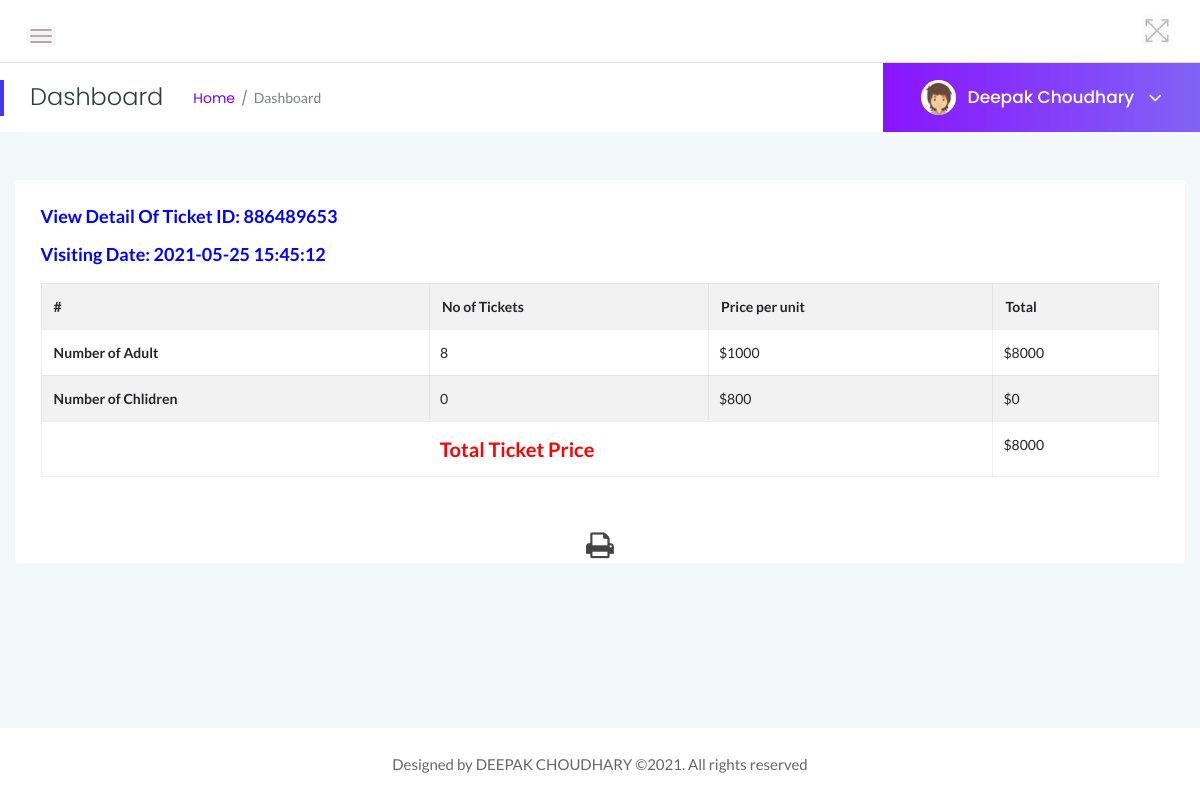
Screenshot of /admin/view-foreigner-ticket.php?viewid=2 (signed in) with the database file from the repository.
### tables this page shows
CREATE TABLE `tblticforeigner` (
  `ID` int(10) NOT NULL,
  `TicketID` varchar(200) DEFAULT NULL,
  `NoAdult` int(10) DEFAULT NULL,
  `NoChildren` int(10) DEFAULT NULL,
  `AdultUnitprice` varchar(50) DEFAULT NULL,
  `ChildUnitprice` varchar(50) DEFAULT NULL,
  `PostingDate` timestamp NULL DEFAULT current_timestamp()
);

### admin/view-foreigner-ticket.php (the view, shortened to what this page needs)
<?php
include('includes/dbconnection.php');
if (strlen($_SESSION['zmsaid']==0)) {
  header('location:logout.php');
  } else{
  ?>
<!doctype html>
<html class="no-js" lang="en">
<head>
    <link rel="stylesheet" href="assets/css/bootstrap.min.css">
    <link rel="stylesheet" href="assets/css/font-awesome.min.css">
    <link rel="stylesheet" href="assets/css/themify-icons.css">
    <link rel="stylesheet" href="assets/css/metisMenu.css">
    <link rel="stylesheet" href="assets/css/owl.carousel.min.css">
    <link rel="stylesheet" href="assets/css/slicknav.min.css">
    <link rel="stylesheet" href="https://www.amcharts.com/lib/3/plugins/export/export.css" type="text/css" media="all" />
    <link rel="stylesheet" href="assets/css/typography.css">
    <link rel="stylesheet" href="assets/css/default-css.css">
    <link rel="stylesheet" href="assets/css/styles.css">
    <link rel="stylesheet" href="assets/css/responsive.css">
</head>
<body>
    <div class="page-container">
        <div class="main-content">
          <?php include_once('includes/header.php');?>
           <?php include_once('includes/pagetitle.php');?>
            <div class="main-content-inner">
                <div class="row">
                    <div class="col-lg-12 col-ml-12">
                        <div class="row">
                            <div class="col-12 mt-5">
                                <div class="card">
                                    <div class="card-body" id="exampl">
                                        <?php
 $vid=$_GET['viewid'];
$ret=mysqli_query($con,"select * from tblticforeigner where ID='$vid'");
while ($row=mysqli_fetch_array($ret)) {
?>
                                        <h4 class="header-title" style="color: blue">View Detail of Ticket ID: <?php  echo $row['TicketID'];?></h4>
                                        <h5 class="header-title" style="color: blue">Visiting Date: <?php  echo $row['PostingDate'];?></h5>
                                        <table border="1" class="table table-striped table-bordered first" >
                              <tr>
                                                <th>#</th>
                                                <th>No of Tickets</th>
                                                <th>Price per unit</th>
                                                <th>Total</th>
                                            </tr>
                                <tr>
                                    <th >Number of Adult </th>
                                    <td style="padding-left: 10px"><?php  echo $noadult=$row['NoAdult'];?></td>
                                     <td style="padding-left: 10px">$<?php  echo $cup=$row['AdultUnitprice'];?></td>
                                     <td style="padding-left: 10px">$<?php  echo $ta=$cup*$noadult;?></td>
                                </tr>
                                <tr>
                                    <th>Number of Chlidren </th>
                                    <td style="padding-left: 10px"><?php  echo $nochild=$row['NoChildren'];?></td>
                                    <td style="padding-left: 10px">$<?php  echo $aup=$row['ChildUnitprice'];?></td>
                                     <td style="padding-left: 10px">$<?php  echo $tc=$aup*$nochild;?></td>
                                </tr>
                                 <tr>
                                    <th style="text-align: center;color: red;font-size: 20px" colspan="3">Total Ticket Price</th>
                                    <td style="padding-left: 10px;">$<?php  echo ($ta+$tc);?></td>
                                </tr>
                                </table>
                                    </div>
                                    <?php } ?>
                                     <p style="margin-top:1%"  align="center">
  <i class="fa fa-print fa-2x" style="cursor: pointer;"  OnClick="CallPrint(this.value)" ></i>
</p>
                                </div>
                            </div>
                        </div>
                    </div>
                </div>
            </div>
        </div>
        <?php include_once('includes/footer.php');?>
    </div>
</body>
</html>
<?php }  ?>

### admin/includes/pagetitle.php (shortened to what this page needs)
<?php
include('includes/dbconnection.php');
?>
<div class="page-title-area">
                <div class="row align-items-center">
                    <div class="col-sm-6">
                        <div class="breadcrumbs-area clearfix">
                            <h4 class="page-title pull-left">Dashboard</h4>
                            <ul class="breadcrumbs pull-left">
                                <li><a href="dashboard.php">Home</a></li>
                                <li><span>Dashboard</span></li>
                            </ul>
                        </div>
                    </div>
                    <div class="col-sm-6 clearfix">
                        <div class="user-profile pull-right">
                            <img class="avatar user-thumb" src="assets/images/author/avatar.png" alt="avatar">
                            <?php
$adid=$_SESSION['zmsaid'];
$ret=mysqli_query($con,"select AdminName from tbladmin where ID='$adid'");
$row=mysqli_fetch_array($ret);
$name=$row['AdminName'];
?>
                            <h4 class="user-name dropdown-toggle" data-toggle="dropdown"><?php echo $name; ?> <i class="fa fa-angle-down"></i></h4>
                        </div>
                    </div>
                </div>
            </div>

### admin/assets/css/styles.css (style rules this page uses)
.page-container { width: 100%; height: 100%; min-height: 100vh; padding-left: 280px; -webkit-transition: padding-left 0.3s ease 0s; transition: padding-left 0.3s ease 0s; }
.card { border: none; border-radius: 4px; background-color: #fff; -webkit-transition: all 0.3s ease 0s; transition: all 0.3s ease 0s; }
.card-body { padding: 25.6px; padding: 1.6rem; }
.main-content { width: 100%; background: #F3F8FB; }
.main-content-inner { padding: 0 30px 50px; }
.page-title-area { padding: 0 30px; background: #fff; position: relative; }
.page-title-area:before { content: ''; position: absolute; left: 0; top: 50%; width: 4px; height: 36px; background: var(--primary-color); -webkit-transform: translateY(-50%); transform: translateY(-50%); }
.page-title { font-size: 24px; font-weight: 300; color: #313b3d; letter-spacing: 0; margin-right: 30px; }
ul.breadcrumbs { margin-top: 4px; }
.breadcrumbs li { display: inline-block; }
.breadcrumbs li a, .breadcrumbs li span { display: block; font-size: 14px; font-weight: 400; color: #7801ff; letter-spacing: 0; margin-right: 16px; position: relative; }
.breadcrumbs li a:before { content: '/'; color: #768387; position: absolute; right: -13px; top: 0; }
.breadcrumbs li span { margin-right: 0; color: #768387; text-transform: capitalize; }
.user-profile { margin-right: -30px; display: -webkit-box; display: -ms-flexbox; display: flex; -webkit-box-align: center; -ms-flex-align: center; align-items: center; -ms-flex-wrap: wrap; flex-wrap: wrap; background: -webkit-linear-gradient(left, #8914fe 0%, #8063f5 100%); background: linear-gradient(to right, #8914fe 0%, #8063f5 100%); padding: 17px 38px; position: relative; }
.user-profile img.avatar { height: 35px; width: 35px; border-radius: 50%; margin-right: 12px; }
.user-name { font-size: 17px; font-weight: 500; color: #fff; letter-spacing: 0; cursor: pointer; -webkit-user-select: none; -moz-user-select: none; -ms-user-select: none; user-select: none; }
.user-name i { margin-left: 10px; font-size: 21px; vertical-align: middle; position: relative; }
.notification-area .dropdown-toggle, .user-name.dropdown-toggle { position: relative; }
.notification-area .dropdown-toggle:after, .user-name.dropdown-toggle:after { display: none; }
.header-title { font-family: 'Lato', sans-serif; font-size: 18px; font-weight: 600; letter-spacing: 0; color: #333; text-transform: capitalize; margin-bottom: 17px; }
table tr th { border-bottom: none; }
table tr th, table tr td { border-top: 1px solid rgba(120, 130, 140, 0.13) !important; }
.table-bordered td, .table-bordered th { border: 1px solid rgba(120, 130, 140, 0.13) !important; }

### admin/assets/css/responsive.css (style rules this page uses)
@media screen and (min-width: 1200px) and (max-width: 1440px) { .col-ml-12 { -webkit-box-flex: 0; -ms-flex: 0 0 100%; flex: 0 0 100%; max-width: 100%; } }
@media (min-width: 1200px) and (max-width: 1364px) { .main-content-inner { padding: 0 15px 50px; } }
@media (min-width: 1200px) and (max-width: 1364px) { .page-container, .sbar_collapsed.page-container { padding-left: 0; } }

### rows the page displays
tblticforeigner: TicketID "886489653", PostingDate "2021-05-25 15:45:12", NoAdult "8", AdultUnitprice "1000", $ta=$cup*$noadult "8000", NoChildren "0", ChildUnitprice "800", $tc=$aup*$nochild "0", $ta+$tc "8000"

### other values shown
$name "Deepak Choudhary"
